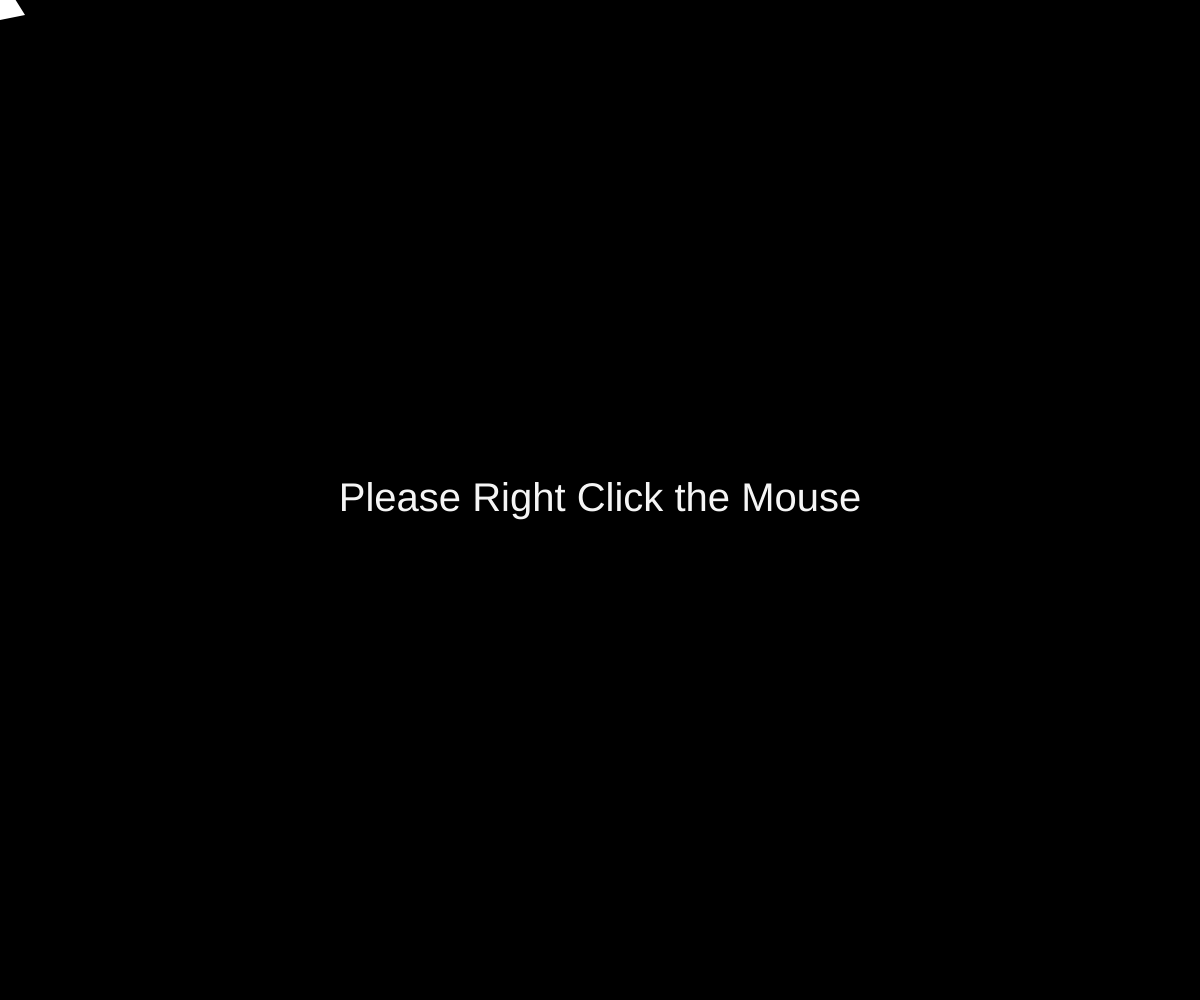
Frame 1 (no input)
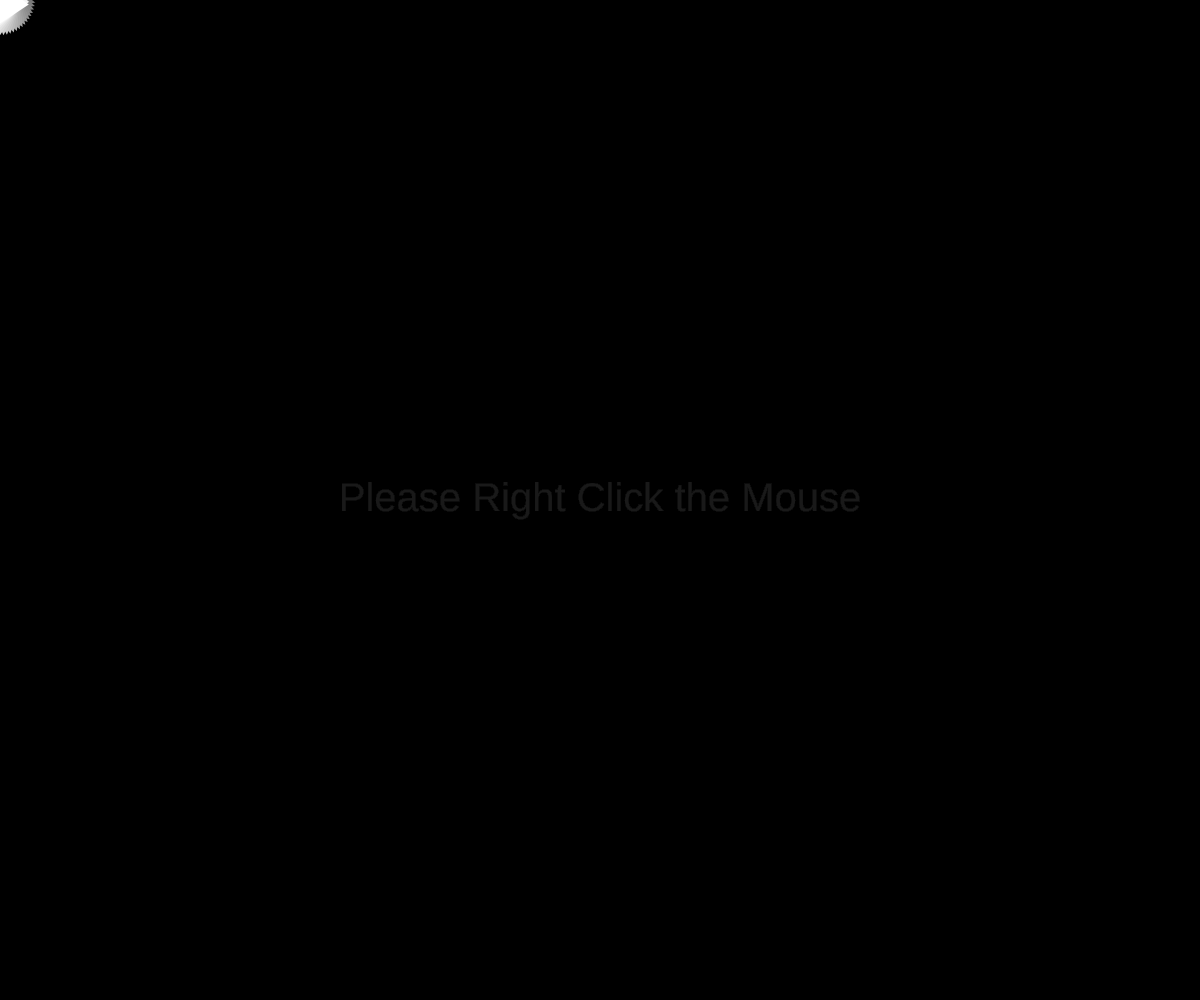
Frame 60 (no input)
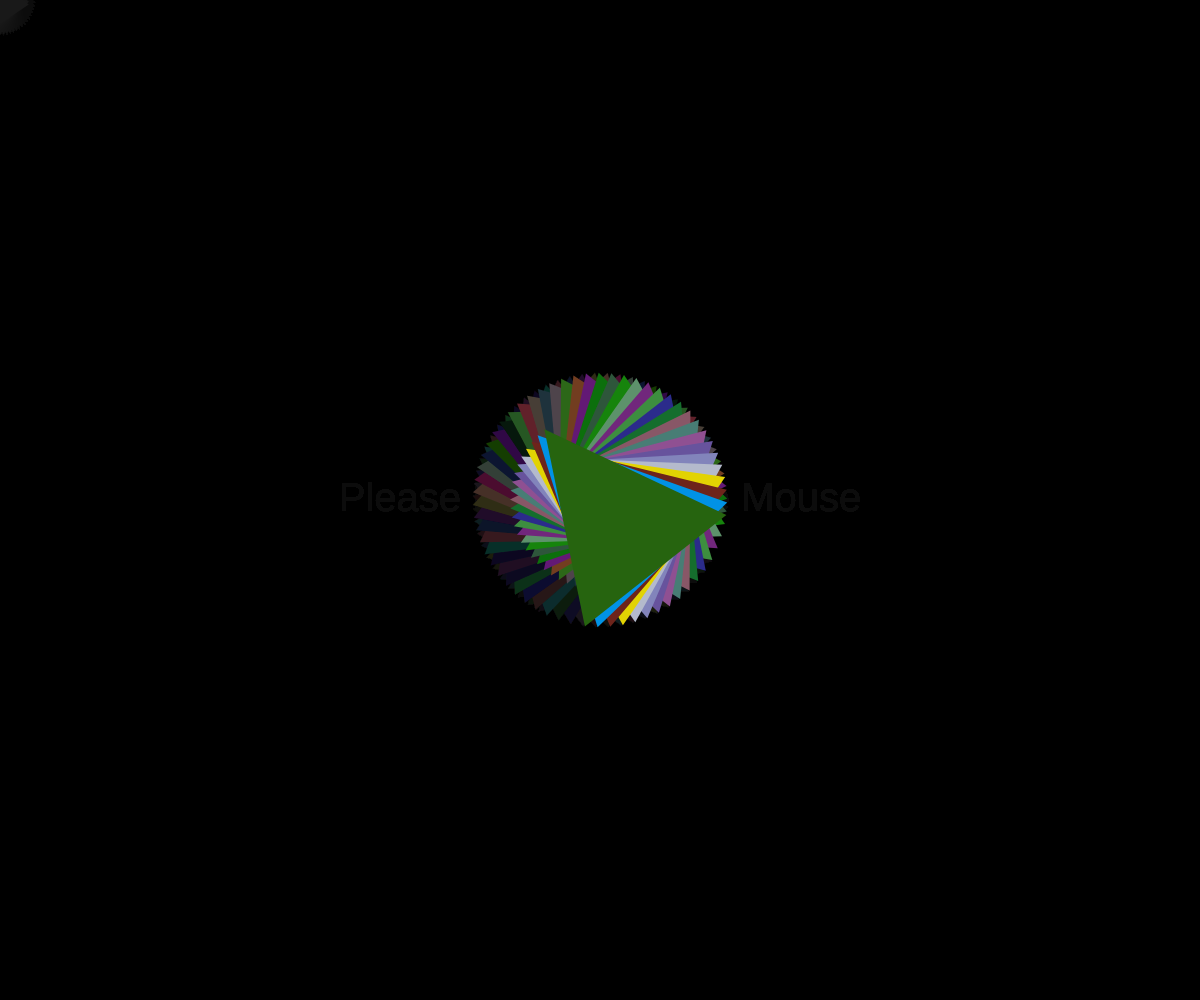
Frame 120 (the mouse pressed at the canvas centre since frame 60)

The p5.js sketch that drew these frames (run headless with seeded random() and noise() and a simulated clock; from frame 60 on, the mouse is pressed at the canvas centre):

// p5.js sketch
// ── sketch.js
let angle = 0; //variable angle

function setup() {
  createCanvas(windowWidth, windowHeight); //sets width and height according to the window
  
  background(0); // Clear canvas each frame
  
    textAlign(CENTER, CENTER); //alignment of the text
  textSize(40); //size of the text
      fill(255); //keeps text white
  noStroke(); // removes the stroke
  text("Please Right Click the Mouse", width / 2, height / 2); //creates text in the centre of the screen
}

function draw() {
    fill(0, 10);
  rect(0, 0, width, height);
    if (alpha < 255) {
    alpha += fadeSpeed;
    alpha = constrain(alpha, 0, 255);
  }

  translate(mouseX, mouseY);
  rotate(angle);
  //identifies if mouse is clicked or not if yes then change the colours and make triangles bigger if not keep them white and small
  if (mouseIsPressed) {
    noStroke(); //removes the stroke
    fill(random(255), random(255), random(255)); //fills with a random rbg value
    triangle(-90, 90, 90, 90, 0, -90); // Big triangles when clicked
  } else {
    noStroke(); //removes the stroke
    fill(255); //fills with white colour
    triangle(-25, 25, 25, 15, 0, -25); // smaller triangle
  }
  angle += 0.1; //rotates the triangles
}
